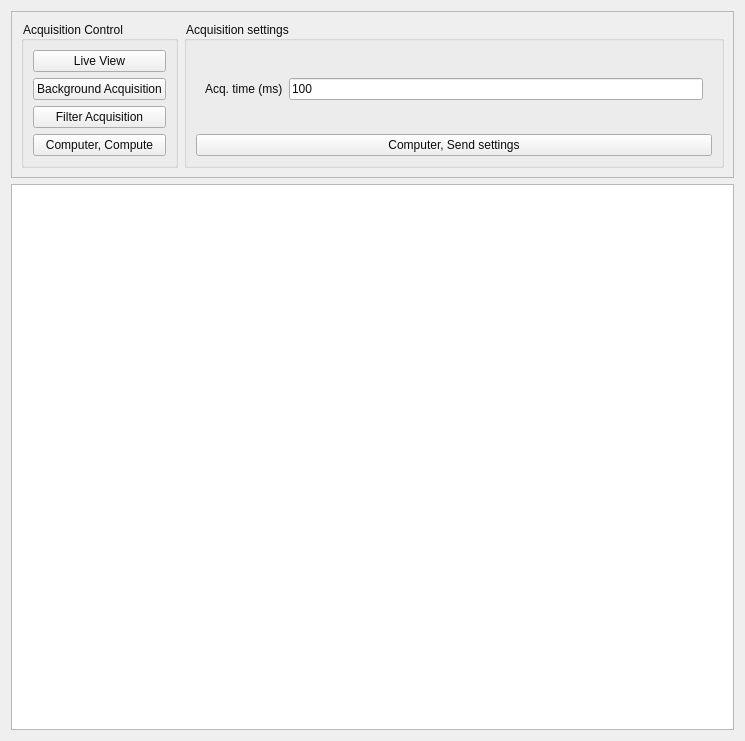
<?xml version="1.0" encoding="UTF-8"?>
<ui version="4.0">
 <class>simulationView</class>
 <widget class="QWidget" name="simulationView">
  <property name="geometry">
   <rect>
    <x>0</x>
    <y>0</y>
    <width>745</width>
    <height>741</height>
   </rect>
  </property>
  <property name="windowTitle">
   <string>Form</string>
  </property>
  <property name="styleSheet">
   <string notr="true">
QWidget{
color:#0B0B0B;
font: 11pt &quot;OpenSans-Light&quot;;
}
</string>
  </property>
  <layout class="QVBoxLayout" name="verticalLayout_3">
   <item>
    <widget class="QFrame" name="fr_control">
     <property name="frameShape">
      <enum>QFrame::StyledPanel</enum>
     </property>
     <property name="frameShadow">
      <enum>QFrame::Raised</enum>
     </property>
     <layout class="QHBoxLayout" name="horizontalLayout_2">
      <item>
       <widget class="QGroupBox" name="AcquisitionControl">
        <property name="sizePolicy">
         <sizepolicy hsizetype="Minimum" vsizetype="Preferred">
          <horstretch>0</horstretch>
          <verstretch>0</verstretch>
         </sizepolicy>
        </property>
        <property name="autoFillBackground">
         <bool>false</bool>
        </property>
        <property name="styleSheet">
         <string notr="true">border-color: rgb(0, 0, 0);</string>
        </property>
        <property name="title">
         <string>Acquisition Control</string>
        </property>
        <layout class="QVBoxLayout" name="verticalLayout">
         <item>
          <widget class="QPushButton" name="pb_liveView">
           <property name="styleSheet">
            <string notr="true"/>
           </property>
           <property name="text">
            <string>Live View</string>
           </property>
          </widget>
         </item>
         <item>
          <widget class="QPushButton" name="pb_backgroundAcq">
           <property name="styleSheet">
            <string notr="true"/>
           </property>
           <property name="text">
            <string>Background Acquisition</string>
           </property>
          </widget>
         </item>
         <item>
          <widget class="QPushButton" name="pb_filterAcq">
           <property name="text">
            <string>Filter Acquisition</string>
           </property>
          </widget>
         </item>
         <item>
          <widget class="QPushButton" name="pb_compute">
           <property name="text">
            <string>Computer, Compute</string>
           </property>
          </widget>
         </item>
        </layout>
       </widget>
      </item>
      <item>
       <widget class="QGroupBox" name="AcquisitionSettings">
        <property name="sizePolicy">
         <sizepolicy hsizetype="Minimum" vsizetype="Preferred">
          <horstretch>0</horstretch>
          <verstretch>0</verstretch>
         </sizepolicy>
        </property>
        <property name="autoFillBackground">
         <bool>false</bool>
        </property>
        <property name="styleSheet">
         <string notr="true">border-color: rgb(0, 0, 0);</string>
        </property>
        <property name="title">
         <string>Acquisition settings</string>
        </property>
        <layout class="QVBoxLayout" name="verticalLayout_2">
         <item>
          <widget class="QWidget" name="widget" native="true">
           <layout class="QHBoxLayout" name="horizontalLayout">
            <item>
             <widget class="QLabel" name="la_acqTime">
              <property name="text">
               <string>Acq. time (ms)</string>
              </property>
             </widget>
            </item>
            <item>
             <widget class="QLineEdit" name="le_acqTime">
              <property name="text">
               <string>100</string>
              </property>
             </widget>
            </item>
           </layout>
          </widget>
         </item>
         <item>
          <widget class="QPushButton" name="pb_settings">
           <property name="text">
            <string>Computer, Send settings</string>
           </property>
          </widget>
         </item>
        </layout>
       </widget>
      </item>
     </layout>
    </widget>
   </item>
   <item>
    <widget class="GraphicsWindow" name="pyqtgraphWidget" native="true"/>
   </item>
  </layout>
 </widget>
 <customwidgets>
  <customwidget>
   <class>GraphicsWindow</class>
   <extends>QGraphicsView</extends>
   <header>graphicswindow.h</header>
  </customwidget>
 </customwidgets>
 <resources/>
 <connections/>
</ui>
